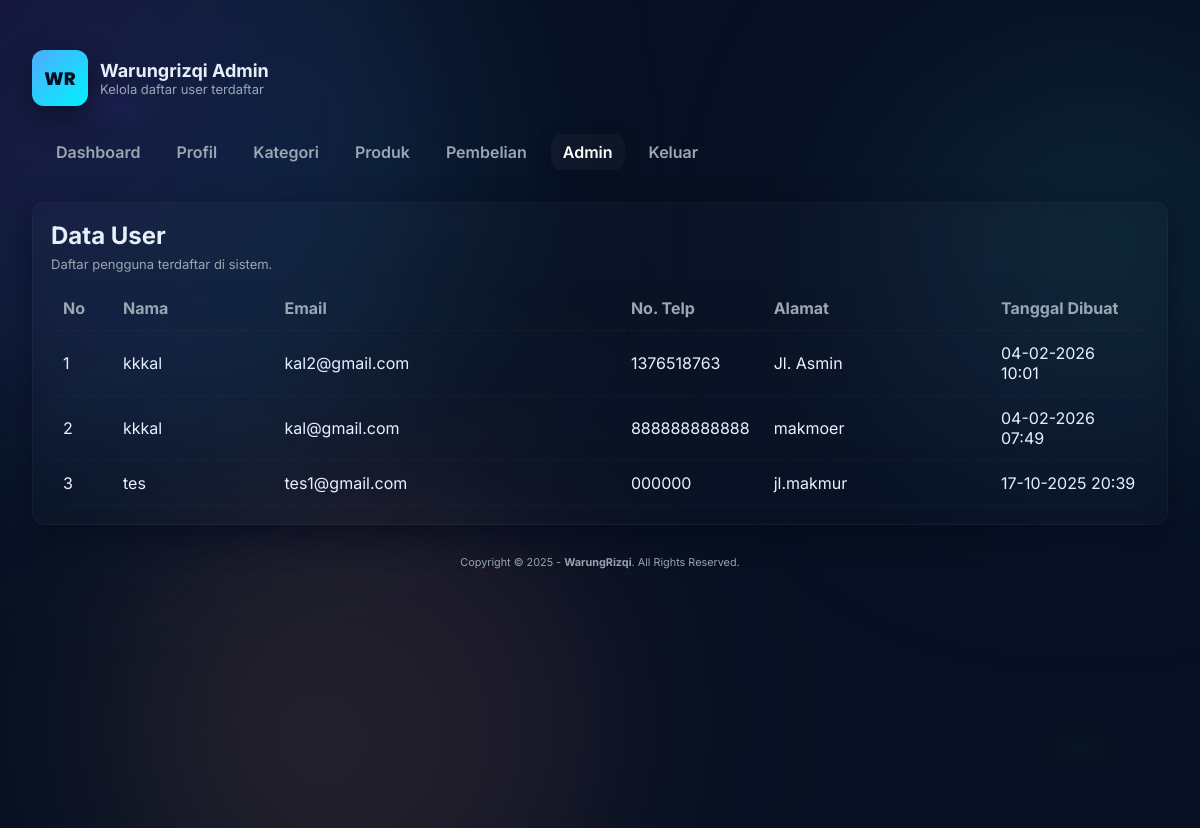
The page /data-user.php (signed in) on the database its author committed.
### tables this page shows
CREATE TABLE `tb_user` (
  `user_id` int(11) NOT NULL,
  `user_nama` varchar(100) DEFAULT NULL,
  `user_email` varchar(100) DEFAULT NULL,
  `user_password` varchar(255) DEFAULT NULL,
  `user_telp` varchar(20) DEFAULT NULL,
  `user_alamat` text DEFAULT NULL,
  `created_at` datetime DEFAULT current_timestamp(),
  `user_image` varchar(255) DEFAULT NULL
);

### data-user.php (the view, shortened to what this page needs)
<?php
include 'db.php';
$user_q = mysqli_query($conn, "SELECT * FROM tb_user ORDER BY created_at DESC");
$users = [];
if ($user_q) {
    while ($r = mysqli_fetch_assoc($user_q)) $users[] = $r;
}
?>
<!doctype html>
<html lang="id">
<head>
</head>
<body>
  <div class="bg-anim" aria-hidden="true">
    <span class="blob b1"></span>
    <span class="blob b2"></span>
    <span class="blob b3"></span>
  </div>
<div class="container">
  <header>
    <div class="brand">
      <div class="logo">WR</div>
      <div>
        <div class="title">Warungrizqi Admin</div>
        <div class="sub">Kelola daftar user terdaftar</div>
      </div>
    </div>
  </header>
  <nav class="nav" aria-label="Main navigation">
    <a href="dashboard.php">Dashboard</a>
    <a href="profil.php">Profil</a>
    <a href="data-kategori.php">Kategori</a>
    <a href="data-produk.php">Produk</a>
    <a href="data-pembelian.php">Pembelian</a>
    <a href="data-user.php" class="active">Admin</a>
    <a href="keluar.php">Keluar</a>
  </nav>
  <section class="card" style="margin-top:20px">
    <h2 style="margin:0">Data User</h2>
    <div class="sub" style="margin-top:6px">Daftar pengguna terdaftar di sistem.</div>
    <div class="table-wrap" style="margin-top:14px">
      <?php if (!empty($users)): ?>
      <table class="table" role="table" aria-label="Daftar Pengguna">
        <thead>
          <tr>
            <th style="width:60px">No</th>
            <th>Nama</th>
            <th>Email</th>
            <th style="width:120px">No. Telp</th>
            <th>Alamat</th>
            <th style="width:160px">Tanggal Dibuat</th>
          </tr>
        </thead>
        <tbody>
          <?php $no=1; foreach ($users as $row): ?>
            <tr>
              <td><?= $no++; ?></td>
              <td><?= htmlspecialchars($row['user_nama'] ?? '-'); ?></td>
              <td><?= htmlspecialchars($row['user_email'] ?? '-'); ?></td>
              <td><?= htmlspecialchars($row['user_telp'] ?? '-'); ?></td>
              <td style="max-width:260px;word-wrap:break-word"><?= nl2br(htmlspecialchars($row['user_alamat'] ?? '-')); ?></td>
              <td><?= htmlspecialchars(date('d-m-Y H:i', strtotime($row['created_at'] ?? 'now'))); ?></td>
            </tr>
          <?php endforeach; ?>
        </tbody>
      </table>
      <?php else: ?>
        <div class="empty">Belum ada data user.</div>
      <?php endif; ?>
    </div>
  </section>
  <div class="footer">
    <small>Copyright &copy; 2025 - <b>WarungRizqi</b>. All Rights Reserved.</small>
  </div>
</div>
</body>
</html>

### data-user.php (style rules this page uses)
:root { --bg:#0f172a; --card-bg:#0b1220; --muted:#9aa6b2; --accent: linear-gradient(90deg,#4facfe,#00f2fe); --glass: rgba(255,255,255,0.04); --card-elev: 0 10px 30px rgba(2,6,23,0.5); }
* { box-sizing:border-box }
html,body { height:100%;margin:0;font-family:Inter,system-ui,Arial;background: radial-gradient(800px 400px at 10% 10%, rgba(79,70,229,0.08), transparent 6%), radial-gradient(600px 300px at 90% 90%, rgba(16,185,129,0.03), transparent 6%), #071022;color:#e6eef8;-webkit-font-smoothing:antialiased }
a { color:inherit;text-decoration:none }
.container { max-width:1180px;margin:28px auto;padding:22px;position:relative;z-index:1 }
.bg-anim { position:fixed; inset:0; z-index:0; pointer-events:none; overflow:hidden; mix-blend-mode:normal; }
.bg-anim .blob { position:absolute; border-radius:50%; filter:blur(90px); opacity:0.18; transform:translate3d(0,0,0); will-change:transform; mix-blend-mode:screen; }
.bg-anim .b1 { width:600px;height:600px; left:-12%;top:-18%; background:radial-gradient(circle at 20% 30%, rgba(124,58,237,0.95), rgba(6,182,212,0.85)); animation:blobFloat1 14s ease-in-out infinite; }
.bg-anim .b2 { width:420px;height:420px; right:-8%;top:6%; background:radial-gradient(circle at 60% 40%, rgba(16,185,129,0.95), rgba(79,70,229,0.85)); animation:blobFloat2 18s ease-in-out infinite; opacity:0.14; }
.bg-anim .b3 { width:480px;height:480px; left:10%;bottom:-16%; background:radial-gradient(circle at 30% 60%, rgba(255,186,116,0.95), rgba(255,99,132,0.85)); animation:blobFloat3 20s ease-in-out infinite; opacity:0.12; }
.brand { display:flex;align-items:center;gap:12px }
.logo { width:56px;height:56px;border-radius:12px;background:linear-gradient(135deg,#4facfe,#00f2fe);display:flex;align-items:center;justify-content:center;color:#071022;font-weight:800;font-family:Poppins;font-size:18px;box-shadow:0 10px 30px rgba(0,0,0,0.35) }
.title { font-size:18px;font-weight:700 }
.sub { color:var(--muted);font-size:13px }
.nav { margin-top:16px;background:transparent;padding:12px;border-radius:12px;display:flex;gap:12px;flex-wrap:wrap }
.nav a { padding:8px 12px;border-radius:10px;color:var(--muted);text-decoration:none;font-weight:600 }
.nav a.active { background:rgba(255,255,255,0.03);color:#fff;box-shadow:0 6px 18px rgba(2,6,23,0.25) }
.card { background:linear-gradient(180deg, rgba(255,255,255,0.02), rgba(255,255,255,0.01));padding:18px;border-radius:12px;border:1px solid rgba(255,255,255,0.03);box-shadow:var(--card-elev);backdrop-filter: blur(6px) }
.table-wrap { overflow:auto;border-radius:10px;margin-top:12px }
.table { width:100%;border-collapse:collapse;min-width:920px }
.table thead th { background:transparent;color:var(--muted);text-align:left;padding:12px;font-weight:700;border-bottom:1px dashed rgba(255,255,255,0.04) }
.table tbody td { padding:12px;border-bottom:1px dashed rgba(255,255,255,0.04);vertical-align:middle;color:#e8f0ff }
.footer { margin-top:28px;text-align:center;color:var(--muted);font-size:13px }

### rows shown on the page
tb_user: user_nama "kkkal", user_email "kal2@gmail.com", user_telp "1376518763", user_alamat "Jl. Asmin", created_at "04-02-2026 10:01"
tb_user: user_nama "kkkal", user_email "kal@gmail.com", user_telp "888888888888", user_alamat "makmoer", created_at "04-02-2026 07:49"
tb_user: user_nama "tes", user_email "tes1@gmail.com", user_telp "000000", user_alamat "jl.makmur", created_at "17-10-2025 20:39"
